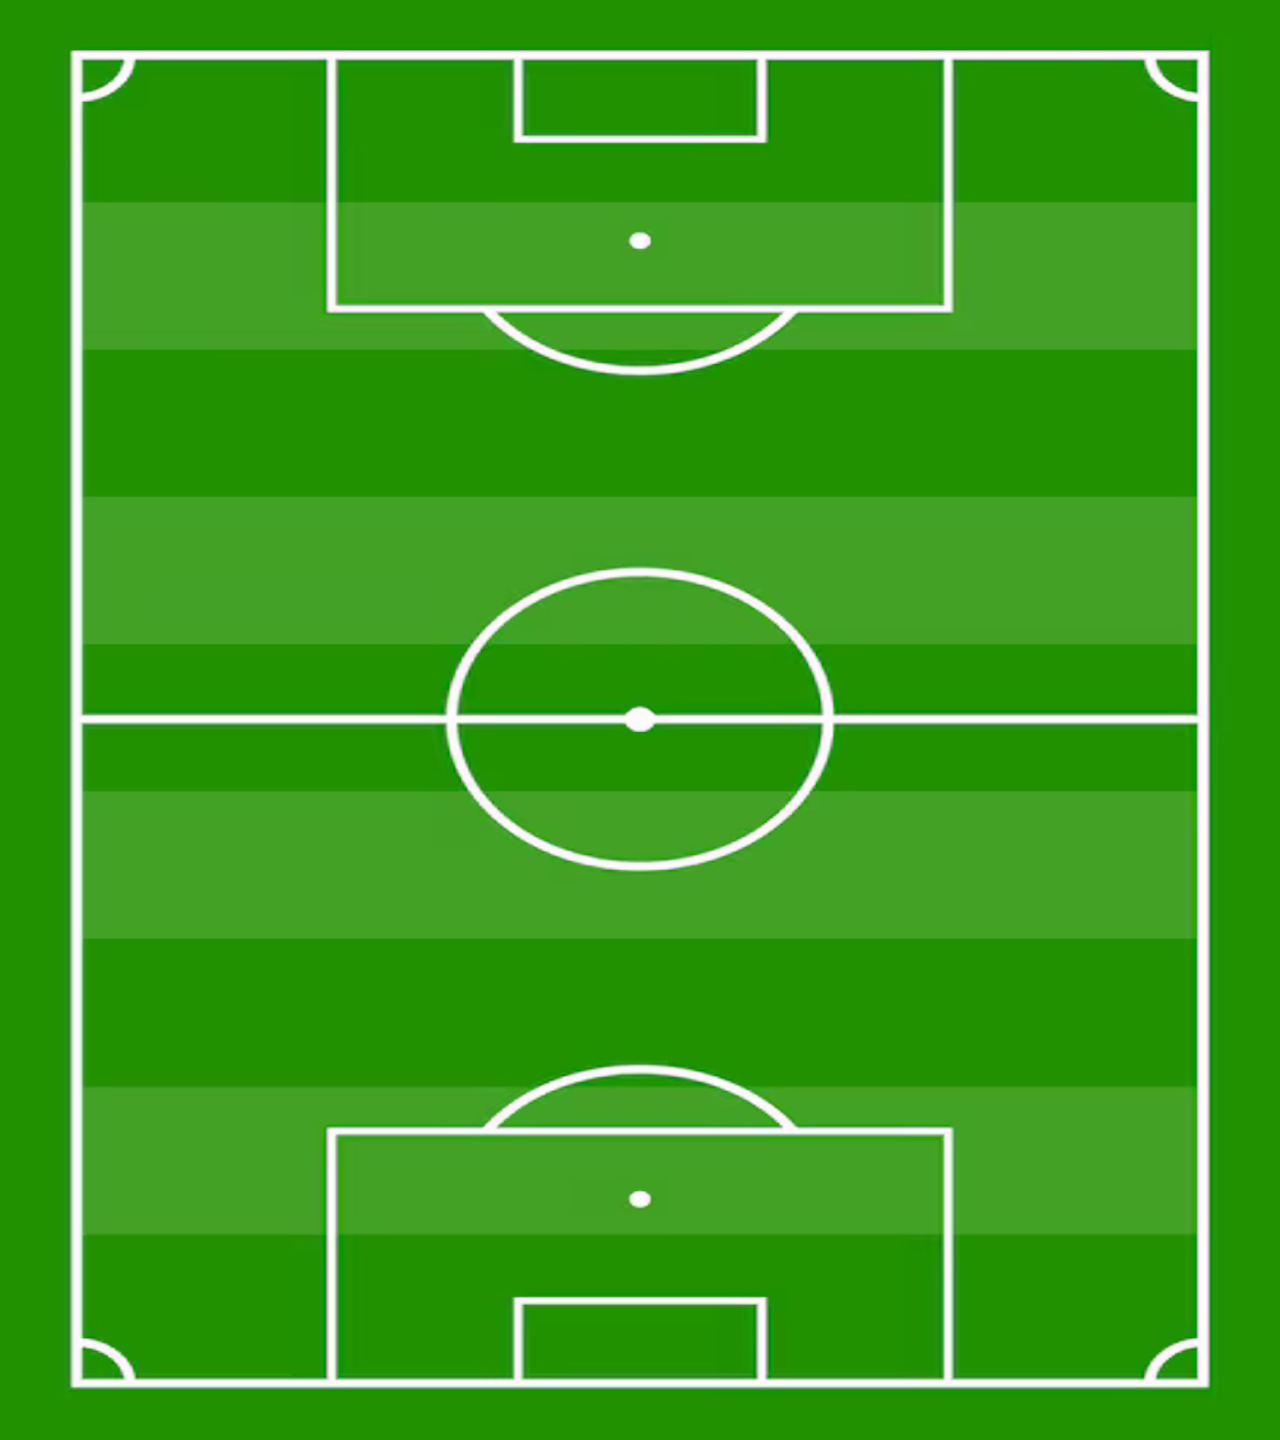

A level layout from a 2D game, rendered from its tile map. Below: a short description, then the map file with tile-grid data replaced by summaries:
An orthogonal 40x45 tile map with 32x32 px tiles, 1 tile layer (Tile Layer 1) and 13 objects (7x limite, 4x palo, 2x porteria).

<map version="1.10" tiledversion="1.12.2" orientation="orthogonal" renderorder="right-down" width="40" height="45" tilewidth="32" tileheight="32" infinite="0" nextlayerid="3" nextobjectid="20">
 <tileset firstgid="1" name="CanchaTiles" tilewidth="32" tileheight="32" tilecount="1800" columns="40">
  <image source="Cancha.png" width="1280" height="1440" />
 </tileset>
 <layer id="1" name="Tile Layer 1" width="40" height="45">
  <data>[1800 cells, 1800 non-empty, 1800 distinct tile ids]</data>
 </layer>
 <objectgroup id="2" name="Colisiones">
  <object id="2" name="limite" type="limite" x="64" y="46" width="448" height="14" />
  <object id="3" name="limite" type="limite" x="64" y="58" width="18" height="1328" />
  <object id="5" name="limite" type="limite" x="767" y="50.6667" width="445" height="9.33333" />
  <object id="6" name="limite" type="limite" x="1195" y="50" width="14.0909" height="1337.88" />
  <object id="7" name="limite" type="limite" x="70" y="1376" width="442" height="12" />
  <object id="8" name="limite" type="limite" x="766" y="1376" width="442" height="12" />
  <object id="9" name="limite" type="limite" x="64" y="710" width="1146" height="16" />
  <object id="12" name="porteria" type="porteria" x="518.667" y="1382" width="240.667" height="20.3333" />
  <object id="13" name="palo" type="palo" x="512" y="1375" width="5.66667" height="13" />
  <object id="14" name="palo" type="palo" x="759.667" y="1375" width="5.33333" height="12" />
  <object id="15" name="palo" type="palo" x="512" y="48" width="6.33333" height="14" />
  <object id="16" name="palo" type="palo" x="759.667" y="50" width="6.33333" height="13" />
  <object id="19" name="porteria" type="porteria" x="518.667" y="38.6667" width="241.333" height="15.3333" />
 </objectgroup>
</map>
